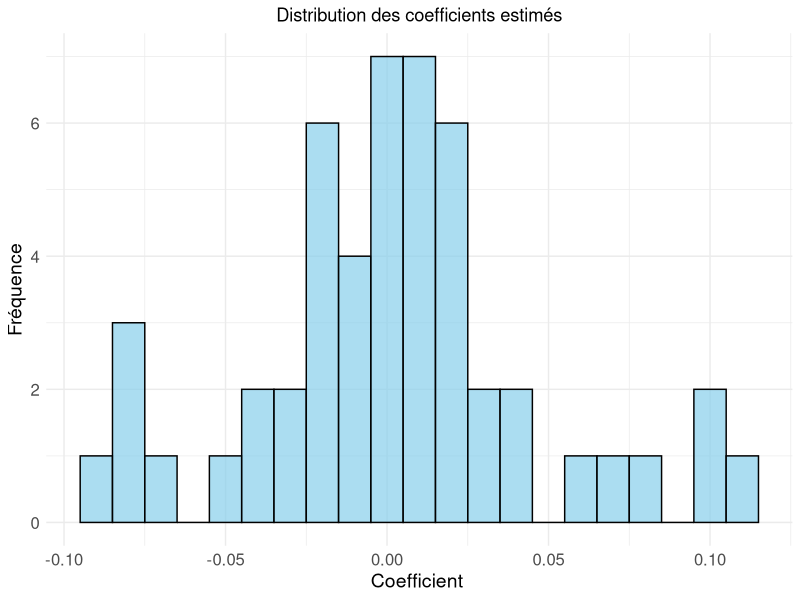
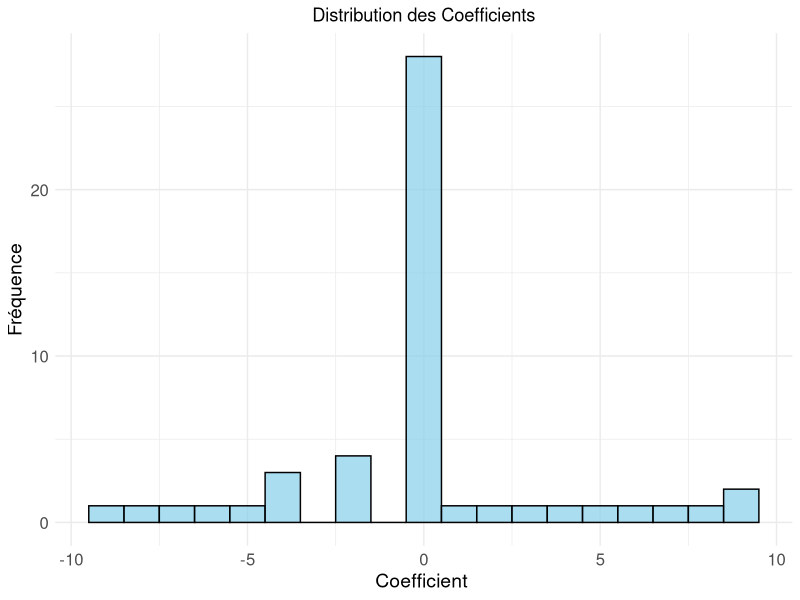

Write the R code that produced these figures, in order.
set.seed(42) 

#libraires
library(survival)
library(tidyverse)

sim_data <- function(n, p, censor_rate, prop_zero) {
  
  # Gén Covar
  covariates <- as.data.frame(matrix(rnorm(n * p, mean = 0, sd = 1 ), nrow = n, ncol = p))
  colnames(covariates) <- paste0("Var", 1:p)
  
  # Gén coef avec zero
  beta <- runif(p, min = -10, max = 10)
  beta[sample(seq_along(beta), ceiling(prop_zero * p))] <- 0
  
  # Calcul effet covar
  effet_indi <- as.matrix(covariates) %*% beta
  
  # Gen de survie par terrible
  lambda <- 0.1  
  #survival_times <- -log(runif(n, min = 0, max = 1))/(lambda*effet_indi)

    # Construction du dataset final
  dataset <- data.frame(
    covariates
  )
  dataset = dataset %>%
    mutate(
      effet_indi = effet_indi,
      effet_indi = ifelse(effet_indi < 1,1,effet_indi ),
      u = runif(n, min = 0, max = 1),
      survival_times = -log(u)/(lambda*effet_indi),
      censure_adm = ifelse(is.infinite(survival_times), 1, 0),
      censure = ifelse(runif(nrow(dataset),min = 0, max = 1)<censor_rate  | censure_adm == 1,1,0),
      time = ifelse(censure == 1, runif(nrow(dataset),min = 0, max = max(survival_times)/2),survival_times)
           )
  print(paste("Les coef sont:", toString(round(beta,3))))
  
  return(list(data = dataset, coef = beta))
}
simulation = sim_data(n = 50000, p = 50, censor_rate = 0.1,prop_zero = 0.5)
df <- simulation$data %>%
  select(-c("effet_indi","u","survival_times","censure_adm"))

# modèle de Cox
cox_model <- coxph(Surv(time, censure) ~ ., data = df)
#summary(cox_model)


#Comparaison
dg = tibble(simulation$coef,cox_model$coefficients,as.vector(summary(cox_model)$coefficients[,5]))
colnames(dg) = c("Vrai_Coef","Est_Coef","p-value")

dg = dg %>% mutate(ratio = Vrai_Coef/Est_Coef)


#Histogrammes

hist_coef_vrai = ggplot(dg, aes(x = Vrai_Coef)) + 
  geom_histogram(binwidth = 1, color = "black", fill = "skyblue", alpha = 0.7) +
  labs(
    title = "Distribution des Coefficients",
    x = "Coefficient ",
    y = "Fréquence"
  ) +
  theme_minimal() +
  theme(
    plot.title = element_text(hjust = 0.5),
    axis.text = element_text(size = 12),
    axis.title = element_text(size = 14)
  )

hist_coef_est = ggplot(dg, aes(x = Est_Coef)) + 
  geom_histogram(binwidth = 0.01, color = "black", fill = "skyblue", alpha = 0.7) +
  labs(
    title = "Distribution des coefficients estimés",
    x = "Coefficient ",
    y = "Fréquence"
  ) +
  theme_minimal() +
  theme(
    plot.title = element_text(hjust = 0.5),
    axis.text = element_text(size = 12),
    axis.title = element_text(size = 14)
  )